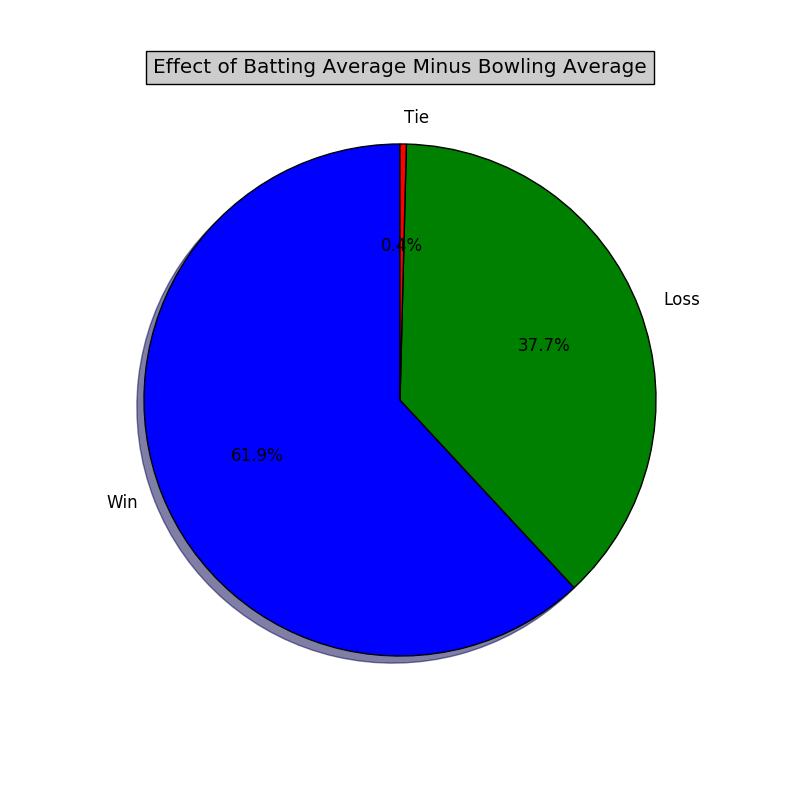

Write the Python code that produced this figure.
import csv
import pandas as pd
import numpy as nm
from pylab import*

folder = 'G:\\Google Drive\\Class file\Current\\Me\\Project300\\Data Analysis\\t20s_maleCSV\\'
# file_name = folder + teams + '.csv'

# if csv file column number changes, change this indexex according to the new csv file
decision_index = 6
toss_index = 18
winner_index = 22 #Something bad was happened for wrong indexing ................
team1_name_index = 15
team2_name_index = 16

batting_average_mixed_index = 1
bowling_average_mixed_index = 2
team_name_mixed_index = 10

win = 0
loss = 0
tie = 0
team1_average = 0
team2_average = 0

#648
for value in range(1,505):

    global team1_average
    global team2_average

    filename = folder + str(value) + '.csv'
    file=open(filename, "r")
    reader = csv.reader(file)
    flag = 0
    for line in reader:
        if flag == 0:
            flag = 1
            continue
        decision=line[decision_index]
        toss=line[toss_index]
        winner=line[winner_index]
        team1_name = line[team1_name_index]
        team2_name = line[team2_name_index]
        break
    #print(decision,toss,winner)
    print(team1_name, team2_name)

    filename2 = folder + 'mixedCSV' + '.csv'
    file2=open(filename2, "r")
    reader2 = csv.reader(file2)
    flag = 0
    for line in reader2:
        if flag == 0:
            flag = 1
            continue

        if line[team_name_mixed_index] == team1_name:
            flag += 1
            team1_average = float(line[batting_average_mixed_index]) - float(line[bowling_average_mixed_index])

        if line[team_name_mixed_index] == team2_name:
            flag += 1
            team2_average = float(line[batting_average_mixed_index]) - float(line[bowling_average_mixed_index])

        if flag == 3:
            break

    print(team1_average, team2_average)
    print(winner)
    if(winner == 'tie'):
        tie = tie + 1
    elif winner == team1_name:
        if(team1_average > team2_average):
            win += 1
        else:
            loss += 1
    else:
        if(team1_average < team2_average):
            win += 1
        else:
            loss += 1

print(win,loss,tie)

figure(1, figsize=(8,8))
ax = axes([0.1,0.1,0.8,0.8])

x = (win/(win+loss+tie)) * 100
y = (loss/(win+loss+tie)) * 100
z = (tie/(win+loss+tie)) * 100
# The slices will be ordered and plotted counter-clockwise.
labels = 'Win', 'Loss', 'Tie'
fracs = [x , y , z ]
explode=(0, 0, 0)

pie(fracs, explode=explode, labels=labels,
                autopct='%1.1f%%', shadow=True, startangle=90)
                # The default startangle is 0, which would start
                # the Frogs slice on the x-axis.  With startangle=90,
                # everything is rotated counter-clockwise by 90 degrees,
                # so the plotting starts on the positive y-axis.

title('Effect of Batting Average Minus Bowling Average', bbox={'facecolor':'0.8', 'pad':5})

show()
